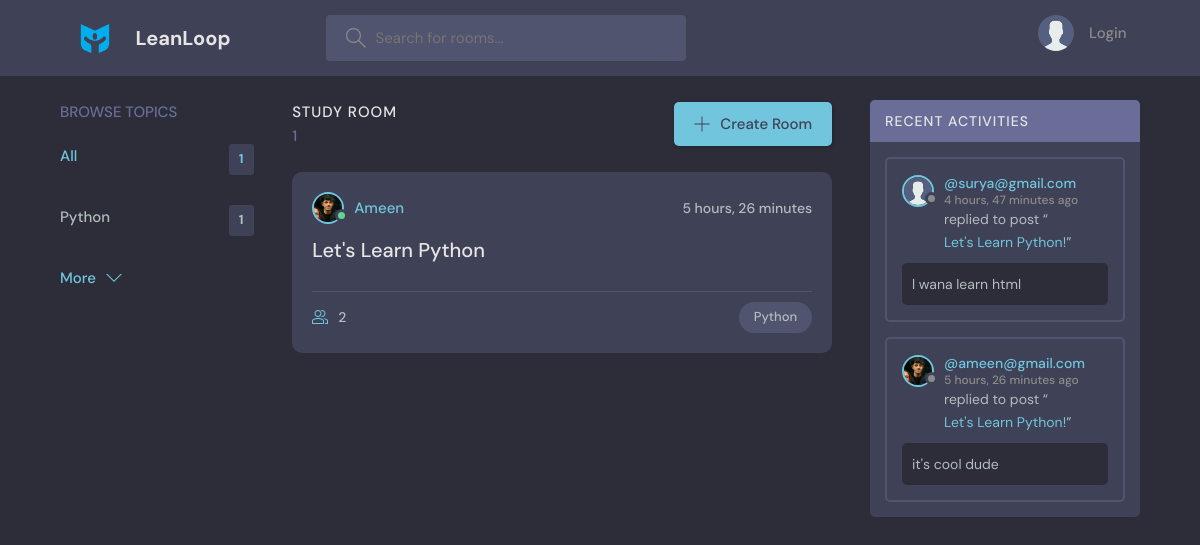
The app's page /, older data.
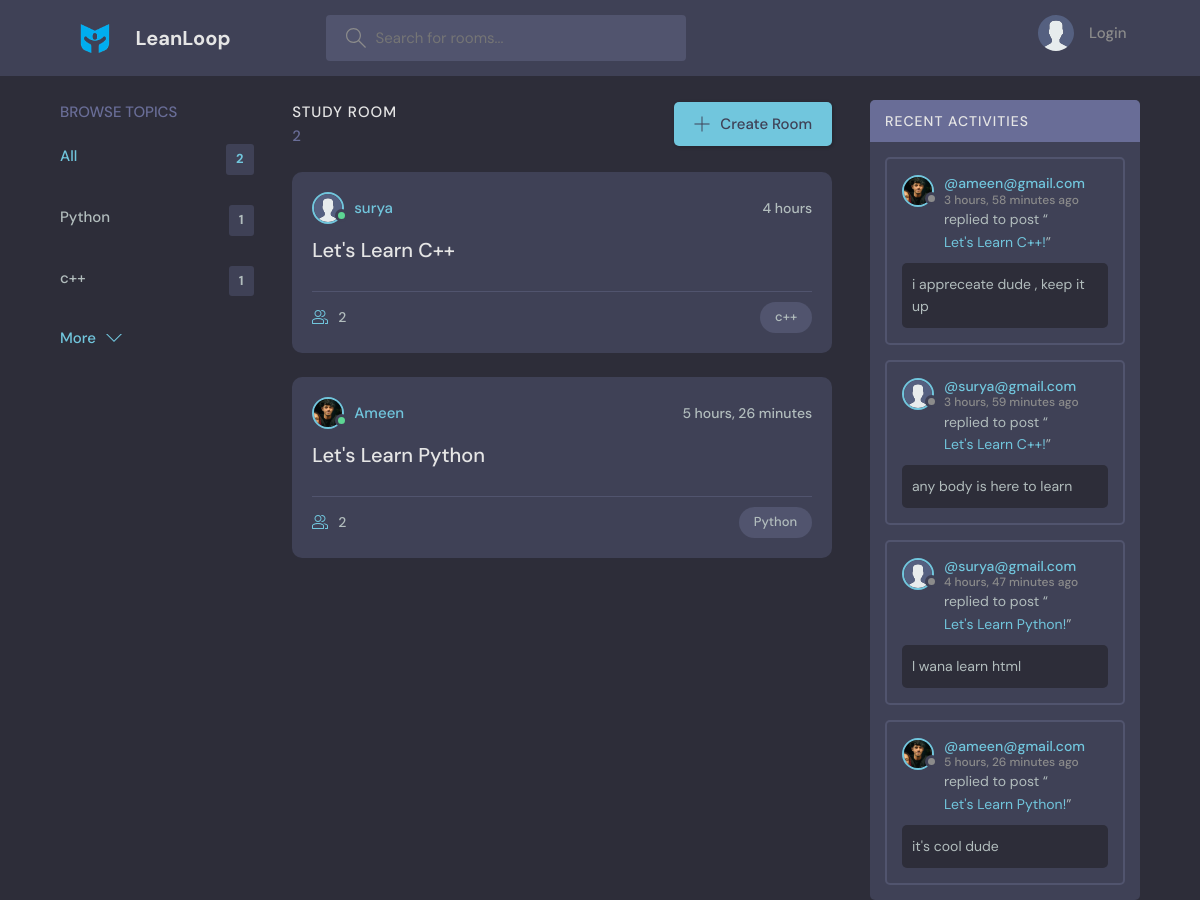
The same page, newer data.
### base/models.py (models this page shows, shortened)
class Topic(models.Model):
    name = models.CharField(max_length=200)

class Room(models.Model):
    host = models.ForeignKey(User, on_delete=models.SET_NULL,null=True)
    topic = models.ForeignKey(Topic, on_delete=models.SET_NULL,null=True)
    name = models.CharField(max_length=200)
    description = models.TextField(null = True, blank=True)
    participants = models.ManyToManyField(User,related_name='participants',blank=True)
    updated = models.DateTimeField(auto_now=True)
    created = models.DateTimeField(auto_now_add=True)
    class Meta:
        ordering = ['-updated' ,'-created']
    def __str__(self):
        return self.name

class User(AbstractUser):
    name = models.CharField(max_length=200, null = True)
    email = models.EmailField(unique=True,null=True)
    bio = models.TextField(null=True)
    avatar = models.ImageField(null=True, default="avatar.svg")
    USERNAME_FIELD = 'email'
    REQUIRED_FIELDS = []

class Message(models.Model):
    user = models.ForeignKey(User, on_delete=models.CASCADE)
    room = models.ForeignKey(Room, on_delete=models.CASCADE)
    body = models.TextField()
    updated = models.DateTimeField(auto_now=True)
    created = models.DateTimeField(auto_now_add=True)
    class Meta:
        ordering = ['-updated' ,'-created']

### base/views.py (the view)
# urls.py: path('',views.home, name="home"),
def home(request):
    q = request.GET.get('q', '')
    rooms = Room.objects.filter(
        Q(topic__name__icontains=q) |
        Q(name__icontains=q) |
        Q(description__icontains=q)
        )
    topics = Topic.objects.all()[0:5]
    room_count = rooms.count()
    room_messages = Message.objects.filter(Q(room__topic__name__icontains=q))
    context = {"rooms":rooms , "topics": topics ,
               'room_count':room_count , "room_messages":room_messages}
    return render(request, 'base/home.html', context)

### base/templates/base/home.html (shortened to what this page needs)
{% extends "main.html" %}
{% block content %}
  <main class="layout layout--3">
      <div class="container">
        {% include "base/topics_component.html" %}
        <div class="roomList">
          <div class="roomList__header">
            <div>
              <h2>Study Room</h2>
              <p>{{room_count}}</p>
            </div>
            <a class="btn btn--main" href="{% url 'create-room' %}">
              <svg version="1.1" xmlns="http://www.w3.org/2000/svg" width="32" height="32" viewBox="0 0 32 32">
                <title>add</title>
                <path
                  d="M16.943 0.943h-1.885v14.115h-14.115v1.885h14.115v14.115h1.885v-14.115h14.115v-1.885h-14.115v-14.115z"
                ></path>
              </svg>
              Create Room
            </a>
          </div>
          {% include "base/feed_component.html" %}
        </div>
         {% include "base/activity_component.html" %}
      </div>
    </main>
{% endblock content %}

### base/templates/base/topics_component.html
<div class="topics">
  <div class="topics__header">
    <h2>Browse Topics</h2>
  </div>
  <ul class="topics__list">
    <li>
      <a href="{% url 'home' %}" class="active">All <span>{{topics.count}}</span></a>
    </li>
    {% for topic in topics  %}
    <li>
      <a href="{% url 'home' %}?q={{topic.name}}">{{topic.name}} <span>{{topic.room_set.all.count}}</span></a>
    </li>
  {% endfor %}
  </ul>
  <a class="btn btn--link" href="{% url 'topics' %}">
    More
    <svg version="1.1" xmlns="http://www.w3.org/2000/svg" width="32" height="32" viewBox="0 0 32 32">
      <title>chevron-down</title>
      <path d="M16 21l-13-13h-3l16 16 16-16h-3l-13 13z"></path>
    </svg>
  </a>
</div>

### base/templates/base/feed_component.html (shortened to what this page needs)
{% for room in rooms %}
<div class="roomListRoom">
  <div class="roomListRoom__header">
    <a href="{% url 'user-profile' room.host.id %}" class="roomListRoom__author">
      <div class="avatar avatar--small active">
        <img src="{{room.host.avatar.url}}" />
      </div>
      <span>{{room.host.username}}</span>
    </a>
    <div class="roomListRoom__actions">
      <span>{{room.created|timesince}}</span>
    </div>
  </div>
  <div class="roomListRoom__content">
    <a href="{% url 'room' room.id %}">{{room.name}}</a>
  </div>
  <div class="roomListRoom__meta">
    <a href="{% url 'room' room.id %}" class="roomListRoom__joined">
      {{room.participants.all.count}}
    </a>
    <p class="roomListRoom__topic">{{room.topic.name}}</p>
  </div>
</div>
{% endfor %}

### base/templates/base/activity_component.html (shortened to what this page needs)
<div class="activities">
  <div class="activities__header">
    <h2>Recent Activities</h2>
  </div>
  {% for message in room_messages %}
  <div class="activities__box">
    <div class="activities__boxHeader roomListRoom__header">
      <a href="{% url 'user-profile' message.user.id %}" class="roomListRoom__author">
        <div class="avatar avatar--small">
          <img src="{{message.user.avatar.url}}" />
        </div>
        <p>
          @{{message.user}}
          <span>{{message.created|timesince}} ago</span>
        </p>
      </a>
    </div>
    <div class="activities__boxContent">
      <p>replied to post “<a href="{% url 'room' message.room.id %}">{{message.room}}!</a>”</p>
      <div class="activities__boxRoomContent">
       {{message.body}}
      </div>
    </div>
  </div>
  {% endfor %}
</div>

Row changes from the older to the newer data that the page shows:
added Topic: name "c++", room_set.all.count "1"
added Room: host.avatar (placeholder picture), host.username "surya", created "4 hours", name "Let's Learn C++", participants.all.count "2", topic.name "c++"
added Message: user.avatar (picture), user "ameen@gmail.com", created "3 hours, 58 minutes", room "Let's Learn C++", body "i appreceate dude , keep it up"
added Message: user.avatar (placeholder picture), user "surya@gmail.com", created "3 hours, 59 minutes", room "Let's Learn C++", body "any body is here to learn"
Text that changed along with them:
{{ topics.count }}: "1" → "2"
{{ room_count }}: "1" → "2"
